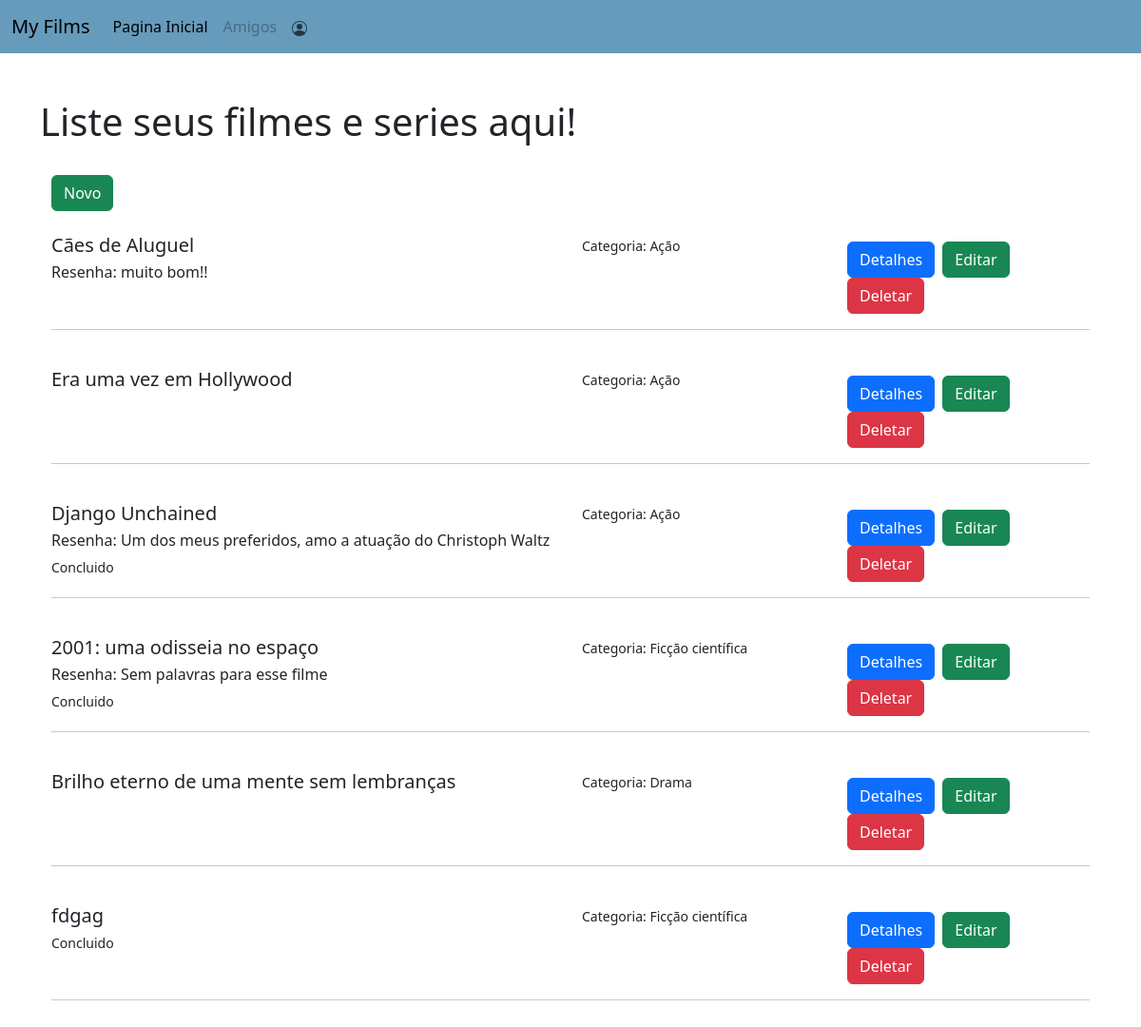
The app's page /, older data.
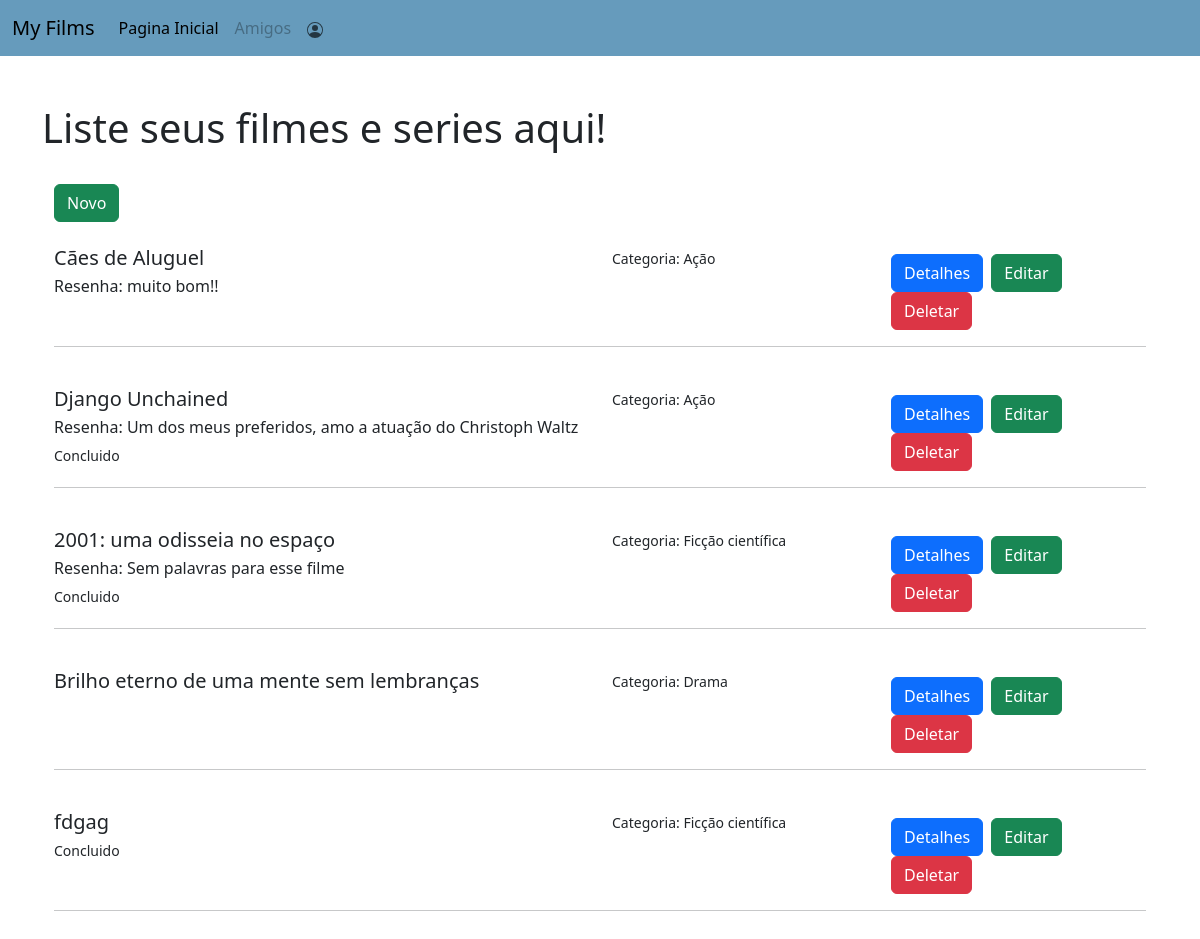
The same page, newer data.
### lista/models.py (models this page shows, shortened)
class Lista(models.Model):
    nome = models.CharField(max_length=100)
    tipo_filme = models.CharField(max_length=100)
    concluido = models.BooleanField(default=False)
    resenha = models.TextField()

### lista/views.py (the view)
# urls.py: 2. Add a URL to urlpatterns:  path('', views.home, name='home')
def home(request):
    v_lista = Lista.objects.all()
    return render(request, 'index.html', {"lista":v_lista})

### lista/templates/index.html
{% extends 'main.html' %}
{% load static %}
{% block content %}
<div class="container mt-5">
    <H1>Liste seus filmes e series aqui!</H1>
    <br>
    <ol class="list-group">
      <div class="container">
        <a href="{% url 'criaritem' %}"><button type="button" class="btn btn-success">Novo</button></a>
        <br> <br>
            {% for lista in lista %}
            <div class="row">
              <div class="col-sm-6">
                    <div class="d-flex w-100 justify-content-between">
                      <h5 class="mb-1">{{lista.nome}}</h5>
                    </div>
                    {% if lista.resenha %}
                      <p class="mb-1">Resenha: {{lista.resenha}}</p>
                    {% endif%}
                    {% if lista.concluido %}
                      <small>Concluido</small>
                    {% endif%}
              </div>
              <div class="col-sm-3">
                <small>Categoria: {{lista.tipo_filme}}</small>
              </div>
              <div class="col-sm-3 mt-2">
                <a href="{% url 'detalhes' lista.id %}"><button type="button" class="btn btn-primary  me-md-1">Detalhes</button></a>
                <a href="{% url 'editar' lista.id %}"><button type="button" class="btn btn-success  me-md-1">Editar</button></a>
                <a href="{% url 'delete' lista.id %}"><button type="button" class="btn btn-danger  me-md-1">Deletar</button></a>
              </div>
            </div>
            <hr>
            <br>
            {% endfor %}
        </div>
    </ol>
</div>
{% endblock content %}

Row changes from the older to the newer data that the page shows:
removed Lista: nome "Era uma vez em Hollywood", tipo_filme "Ação"
